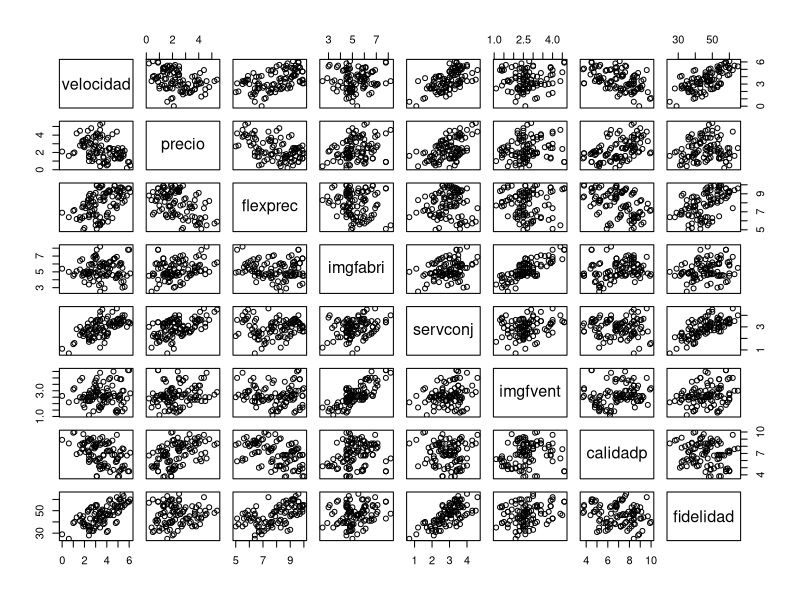
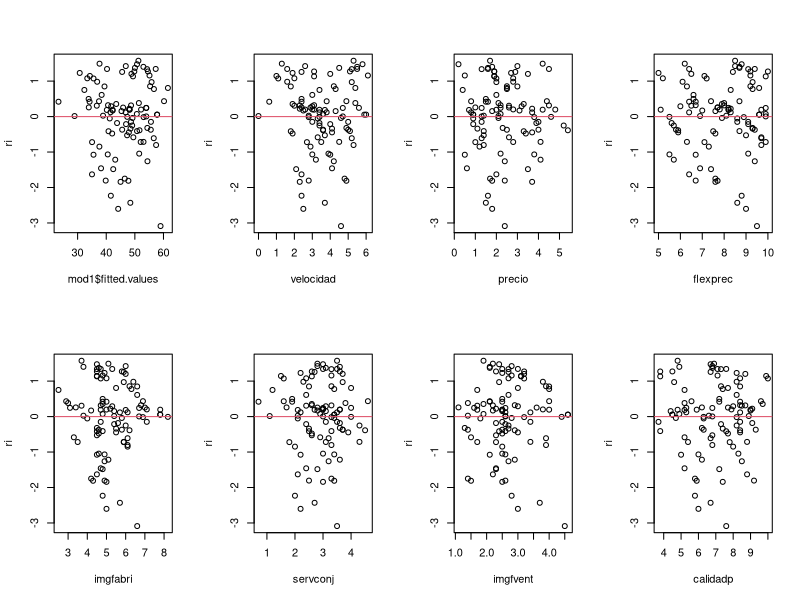
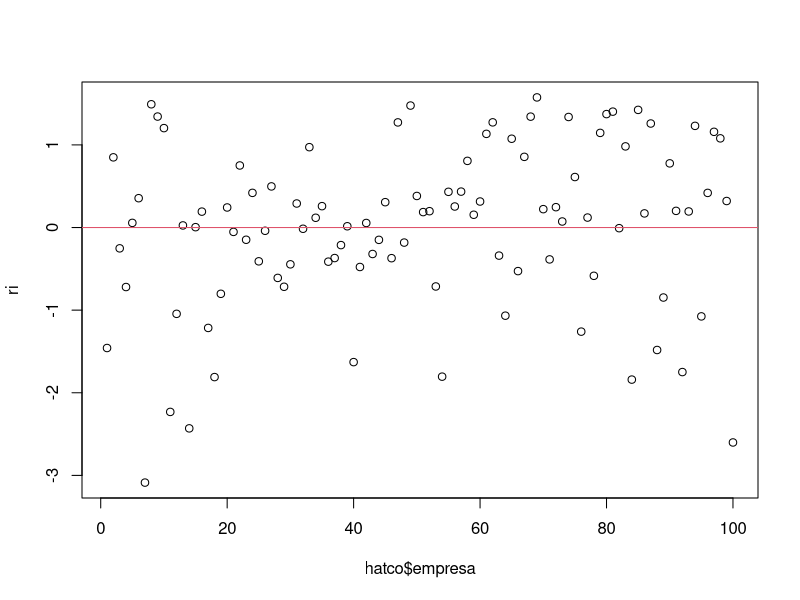
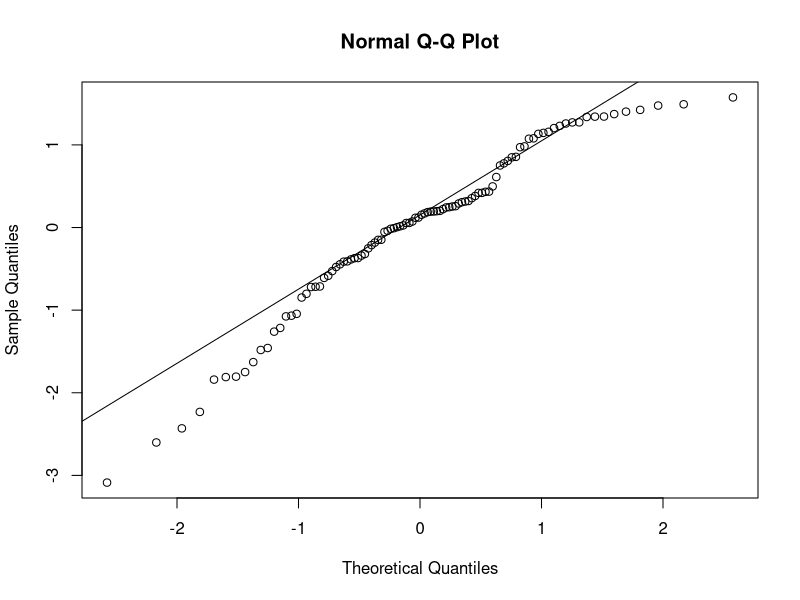
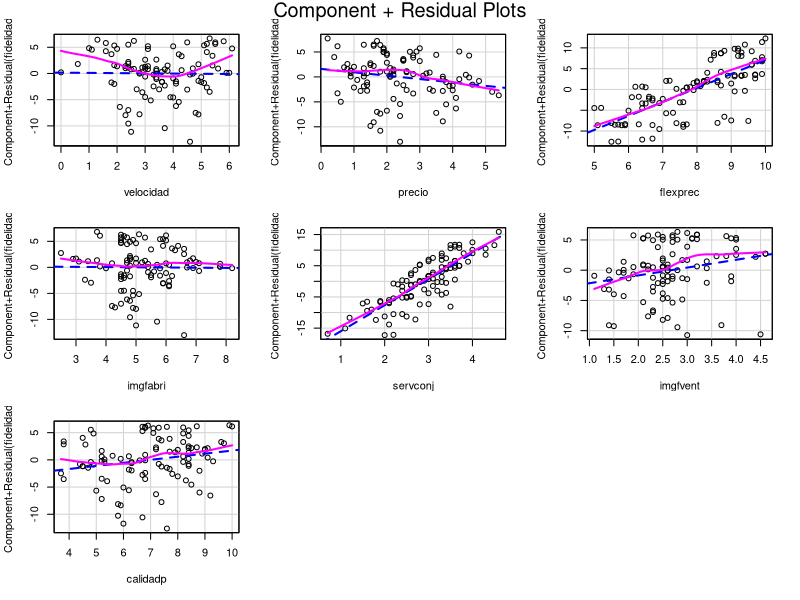
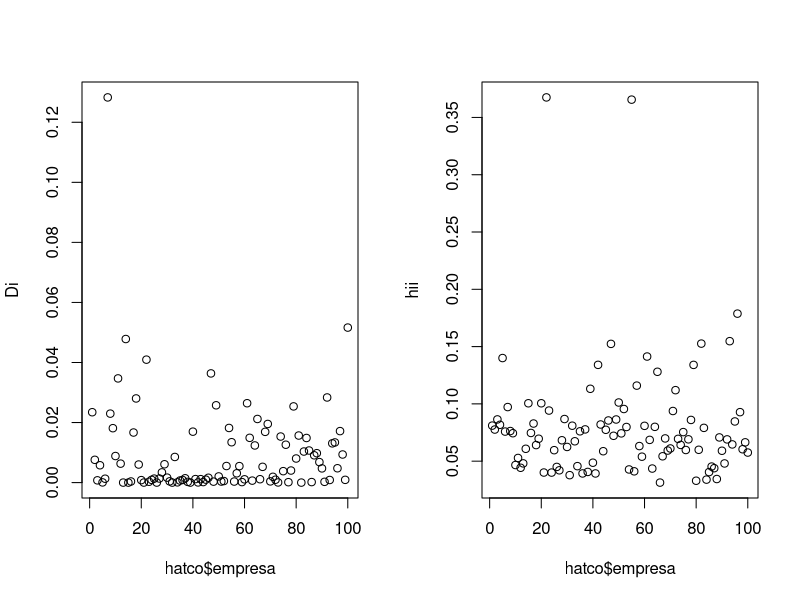
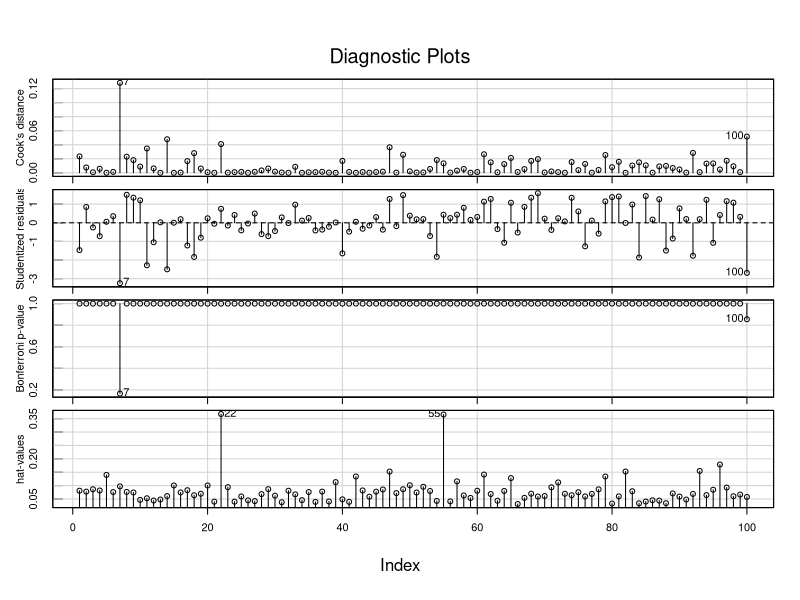

Generate these figures, in order, with R:
#Autor: XuSheng Zheng

hatco<-read.csv('hatco2.csv', header = TRUE, as.is=NA)
plot(hatco[,c(6:13)])

mod1<-lm(fidelidad~velocidad+precio+flexprec+imgfabri+servconj+imgfvent+calidadp,hatco)
mod1

summary(mod1)
anova(mod1)

#x2
#p-valor=0.7461, no hay evidencias para rechazar H0, por lo tanto el precio parece no influir

#x3
#p-valor=1.56*10^(-12), se rechaza H0, la flexibilidad sí influye en la fidelidad

#x4
#p-valor=0.02585, se rechaza H0, la imagen del fabricante sí influye

#x5
#p-valor=0.05913, no se rechaza H0 aunque está cerca de ser rechazada, podemos ver que el servicio puede influir en la fidelidad

#x6
#p-valor=0.13311, no se rechaza H0, la imagen de fuerza de ventas parece no influir

#x7
#p-valor=0.11667, no se rechaza H0, la calidad parece no influir

#Beta_0
#p-valor=0.044, se rechaza para 5% de nivel de significación por lo que no podemos prescindir de este término. Para 1% no se rechaza H0 pero
#no nos lleva directamente a prescindir del término en el modelo

#Homocedasticidad
ri<-rstandard(mod1)
par(mfrow=c(2,4))
plot(mod1$fitted.values, ri )
abline(h=0,col=2)

for (i in 6:12){
  plot(hatco[,i], ri, xlab=names(hatco)[i])
  abline(h=0,col=2)
}

#Incorrelación
par(mfrow=c(1,1))
plot(hatco$empresa, ri)
abline(h=0,col=2)
library(lmtest)
dwtest(mod1)
#El p-valor es grande, así que no podemos rechazar H0, los errores son incorrelados

#Normalidad
ks.test(ri,pnorm)
#No se rechaza H0, los errores son normales
qqnorm(ri)
qqline(ri)
#Los puntos están aproximadamente alineados


#Linealidad
library(car)
crPlots(mod1)


#Identificación de datos anómalos e influyentes
which(abs(ri)>2.5)

Di<-cooks.distance(mod1)
hii<-hatvalues(mod1)
par(mfrow=c(1,2))
plot(hatco$empresa, Di)
plot(hatco$empresa, hii)

influenceIndexPlot(mod1)
#Datos influyentes -> 7 y 100, son también anómalos
#Datos aislados -> 22 y 55


#Eliminación de observaciones anómalas e influyentes
hatco<-hatco[-c(7,100),]
mod2<-lm(fidelidad~velocidad+precio+flexprec+imgfabri+servconj+imgfvent+calidadp,hatco)
summary(mod2)
summary(mod1)
#Ha mejorado considerablemente el ajuste


#Estudio de la multicolinealidad
R<-cor(hatco[,6:12])
ai<-eigen(R)$values # autovalores de R
sqrt(max(ai)/min(ai)) # el índice IC
vif(mod2)
#Existe un problema de multicolinealidad, hay VIF mayores de 10


#Selección de variables explicativas
step(mod2)
step(mod2, direction = 'both')
